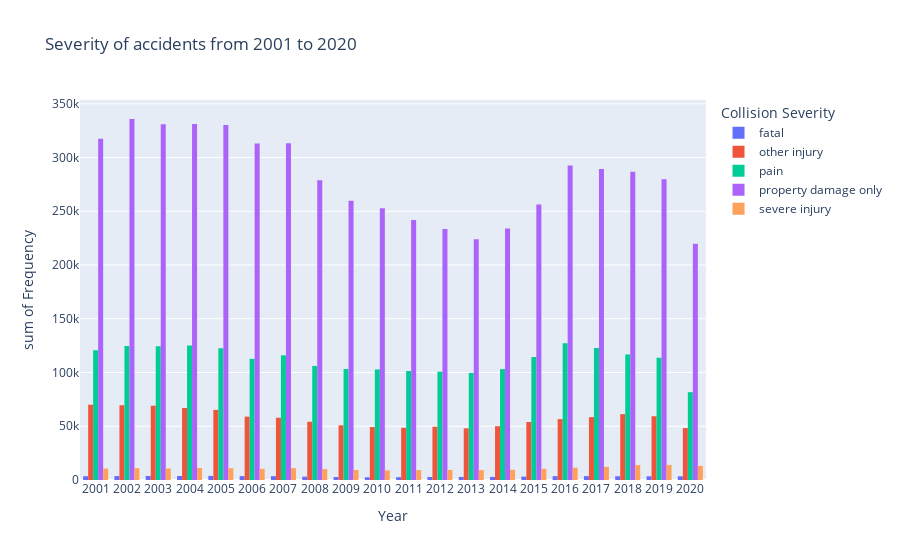

The notebook cell saved with this chart:
### Markdown cell above
##### Create the histogram using plotly

How to interact with this graph:
- The legend contains the different collision severity levels. You can click any category in the legend to remove it from the histogram
- You can hover over the histogram bar and see the category, year and frequency of that collison severity type

### Code cell
fig2 = px.histogram(data2, x='year', y='severity_count', barmode="group",
              color='collision_severity', 
              title="Severity of accidents from 2001 to 2020",
              labels= {
                  'year': 'Year',
                  'severity_count': 'Frequency',
                  'collision_severity': 'Collision Severity'
              })
fig2.show()

### Figure 1 — Plotly figure (JSON) as saved in the notebook; plotly's stock layout.template omitted (floating-point values rounded to 4 significant figures)
{"data": [{"alignmentgroup": "True", "bingroup": "x", "histfunc": "sum", "hovertemplate": "Collision Severity=fatal<br>Year=%{x}<br>sum of Frequency=%{y}<extra></extra>", "legendgroup": "fatal", "marker": {"color": "#636efa", "pattern": {"shape": ""}}, "name": "fatal", "offsetgroup": "fatal", "orientation": "v", "showlegend": true, "type": "histogram", "x": ["2001", "2002", "2003", "2004", "2005", "2006", "2007", "2008", "2009", "2010", "2011", "2012", "2013", "2014", "2015", "2016", "2017", "2018", "2019", "2020"], "xaxis": "x", "y": [3517, 3650, 3726, 3701, 3822, 3613, 3557, 3113, 2805, 2520, 2628, 2758, 2853, 2882, 3170, 3558, 3582, 3479, 3437, 3419], "yaxis": "y"}, {"alignmentgroup": "True", "bingroup": "x", "histfunc": "sum", "hovertemplate": "Collision Severity=other injury<br>Year=%{x}<br>sum of Frequency=%{y}<extra></extra>", "legendgroup": "other injury", "marker": {"color": "#EF553B", "pattern": {"shape": ""}}, "name": "other injury", "offsetgroup": "other injury", "orientation": "v", "showlegend": true, "type": "histogram", "x": ["2001", "2002", "2003", "2004", "2005", "2006", "2007", "2008", "2009", "2010", "2011", "2012", "2013", "2014", "2015", "2016", "2017", "2018", "2019", "2020"], "xaxis": "x", "y": [70052, 69575, 69126, 66978, 65273, 58964, 57962, 54174, 50900, 49283, 48577, 49541, 48075, 50057, 53985, 56687, 58491, 61273, 59344, 48293], "yaxis": "y"}, {"alignmentgroup": "True", "bingroup": "x", "histfunc": "sum", "hovertemplate": "Collision Severity=pain<br>Year=%{x}<br>sum of Frequency=%{y}<extra></extra>", "legendgroup": "pain", "marker": {"color": "#00cc96", "pattern": {"shape": ""}}, "name": "pain", "offsetgroup": "pain", "orientation": "v", "showlegend": true, "type": "histogram", "x": ["2001", "2002", "2003", "2004", "2005", "2006", "2007", "2008", "2009", "2010", "2011", "2012", "2013", "2014", "2015", "2016", "2017", "2018", "2019", "2020"], "xaxis": "x", "y": [120748, 124635, 124325, 125176, 122474, 112750, 115995, 106160, 103271, 102876, 101373, 100763, 99661, 103156, 114391, 127230, 122849, 116803, 113744, 81694], "yaxis": "y"}, {"alignmentgroup": "True", "bingroup": "x", "histfunc": "sum", "hovertemplate": "Collision Severity=property damage only<br>Year=%{x}<br>sum of Frequency=%{y}<extra></extra>", "legendgroup": "property damage only", "marker": {"color": "#ab63fa", "pattern": {"shape": ""}}, "name": "property damage only", "offsetgroup": "property damage only", "orientation": "v", "showlegend": true, "type": "histogram", "x": ["2001", "2002", "2003", "2004", "2005", "2006", "2007", "2008", "2009", "2010", "2011", "2012", "2013", "2014", "2015", "2016", "2017", "2018", "2019", "2020"], "xaxis": "x", "y": [317567, 335869, 331055, 331208, 330195, 313077, 313357, 278986, 259899, 252876, 241886, 233447, 224078, 233941, 256220, 292696, 289285, 286842, 279786, 219873], "yaxis": "y"}, {"alignmentgroup": "True", "bingroup": "x", "histfunc": "sum", "hovertemplate": "Collision Severity=severe injury<br>Year=%{x}<br>sum of Frequency=%{y}<extra></extra>", "legendgroup": "severe injury", "marker": {"color": "#FFA15A", "pattern": {"shape": ""}}, "name": "severe injury", "offsetgroup": "severe injury", "orientation": "v", "showlegend": true, "type": "histogram", "x": ["2001", "2002", "2003", "2004", "2005", "2006", "2007", "2008", "2009", "2010", "2011", "2012", "2013", "2014", "2015", "2016", "2017", "2018", "2019", "2020"], "xaxis": "x", "y": [10678, 11012, 10722, 11232, 10961, 10442, 11037, 10162, 9353, 8935, 9165, 9392, 9173, 9529, 10403, 11448, 12225, 13898, 14041, 13138], "yaxis": "y"}], "layout": {"barmode": "group", "legend": {"title": {"text": "Collision Severity"}, "tracegroupgap": 0}, "title": {"text": "Severity of accidents from 2001 to 2020"}, "xaxis": {"anchor": "y", "domain": [0, 1], "title": {"text": "Year"}}, "yaxis": {"anchor": "x", "domain": [0, 1], "title": {"text": "sum of Frequency"}}}}
